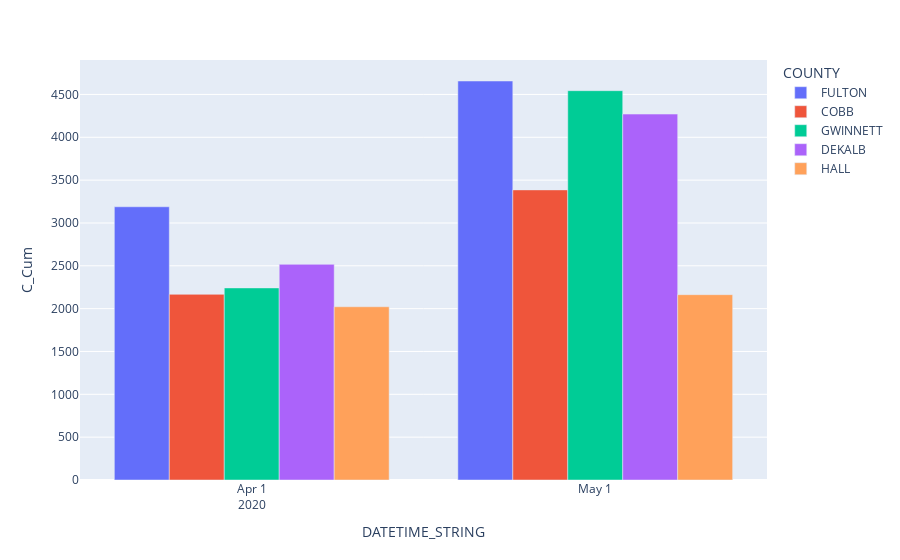

Here is the notebook cell this chart was saved with:
### Code cell
plotly1 = px.bar(finalDF_dropdupes, x='DATETIME_STRING', y='C_Cum', color='COUNTY', barmode='group')
plotly1.show()

### Figure 1 — Plotly figure (JSON) as saved in the notebook; plotly's stock layout.template omitted (floating-point values rounded to 4 significant figures)
{"data": [{"alignmentgroup": "True", "hovertemplate": "COUNTY=FULTON<br>DATETIME_STRING=%{x}<br>C_Cum=%{y}<extra></extra>", "legendgroup": "FULTON", "marker": {"color": "#636efa", "pattern": {"shape": ""}}, "name": "FULTON", "offsetgroup": "FULTON", "orientation": "v", "showlegend": true, "textposition": "auto", "type": "bar", "x": ["2020-04", "2020-05"], "xaxis": "x", "y": [3189, 4657], "yaxis": "y"}, {"alignmentgroup": "True", "hovertemplate": "COUNTY=COBB<br>DATETIME_STRING=%{x}<br>C_Cum=%{y}<extra></extra>", "legendgroup": "COBB", "marker": {"color": "#EF553B", "pattern": {"shape": ""}}, "name": "COBB", "offsetgroup": "COBB", "orientation": "v", "showlegend": true, "textposition": "auto", "type": "bar", "x": ["2020-04", "2020-05"], "xaxis": "x", "y": [2167, 3386], "yaxis": "y"}, {"alignmentgroup": "True", "hovertemplate": "COUNTY=GWINNETT<br>DATETIME_STRING=%{x}<br>C_Cum=%{y}<extra></extra>", "legendgroup": "GWINNETT", "marker": {"color": "#00cc96", "pattern": {"shape": ""}}, "name": "GWINNETT", "offsetgroup": "GWINNETT", "orientation": "v", "showlegend": true, "textposition": "auto", "type": "bar", "x": ["2020-04", "2020-05"], "xaxis": "x", "y": [2242, 4544], "yaxis": "y"}, {"alignmentgroup": "True", "hovertemplate": "COUNTY=DEKALB<br>DATETIME_STRING=%{x}<br>C_Cum=%{y}<extra></extra>", "legendgroup": "DEKALB", "marker": {"color": "#ab63fa", "pattern": {"shape": ""}}, "name": "DEKALB", "offsetgroup": "DEKALB", "orientation": "v", "showlegend": true, "textposition": "auto", "type": "bar", "x": ["2020-04", "2020-05"], "xaxis": "x", "y": [2517, 4271], "yaxis": "y"}, {"alignmentgroup": "True", "hovertemplate": "COUNTY=HALL<br>DATETIME_STRING=%{x}<br>C_Cum=%{y}<extra></extra>", "legendgroup": "HALL", "marker": {"color": "#FFA15A", "pattern": {"shape": ""}}, "name": "HALL", "offsetgroup": "HALL", "orientation": "v", "showlegend": true, "textposition": "auto", "type": "bar", "x": ["2020-04", "2020-05"], "xaxis": "x", "y": [2022, 2163], "yaxis": "y"}], "layout": {"barmode": "group", "legend": {"title": {"text": "COUNTY"}, "tracegroupgap": 0}, "margin": {"t": 60}, "xaxis": {"anchor": "y", "domain": [0, 1], "title": {"text": "DATETIME_STRING"}}, "yaxis": {"anchor": "x", "domain": [0, 1], "title": {"text": "C_Cum"}}}}
